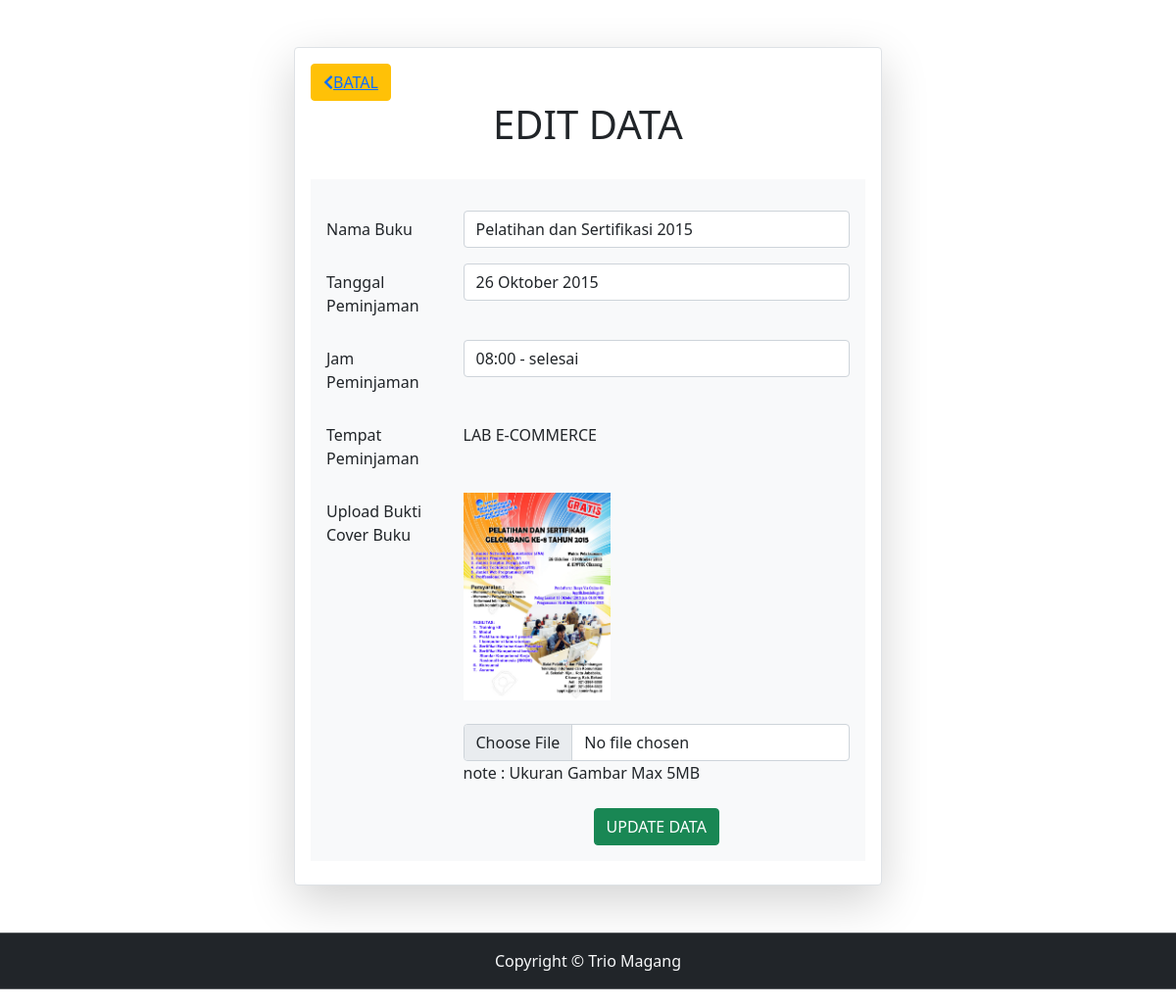
Page /edit.php?id=17 on the committed database.
### tables this page shows
CREATE TABLE `arsip` (
  `no` int(11) NOT NULL,
  `nama` varchar(250) NOT NULL,
  `tanggal` varchar(250) NOT NULL,
  `waktu` varchar(100) NOT NULL,
  `tempat` varchar(100) NOT NULL,
  `gambar` varchar(100) NOT NULL
);

### functions.php (called while the page is built, shortened)
<?php
$koneksi = mysqli_connect("localhost", "root", "", "bismillah");
function query($query) {
	global $koneksi;
	$result = mysqli_query($koneksi, $query);
	$rows = [];
	while( $row = mysqli_fetch_assoc($result) ) {
		$rows[] = $row;
	}
	return $rows;
}
?>

### edit.php (the view, shortened to what this page needs)
<?php
require 'functions.php';
$no = $_GET["id"];
$kegiatan = query("SELECT * FROM arsip WHERE no = $no")[0];
?>
<!DOCTYPE html>
<html>
<head>
    <link href="https://cdn.jsdelivr.net/npm/bootstrap@5.0.2/dist/css/bootstrap.min.css" rel="stylesheet">
    <link rel="stylesheet" href="https://cdnjs.cloudflare.com/ajax/libs/font-awesome/5.15.3/css/all.min.css" />
</head>
<body>
	    <div class="w-50 mx-auto border p-3 mt-5 mb-5  shadow-lg p-3 mb-5 bg-body rounded">
	<button type="submit" name="submit" class="btn btn-warning"><a href="index.php"><i class="fas fa-chevron-left"></i>BATAL</a></button>
	<center><h1>EDIT DATA</h1></center><br>
	<form class="p-3 mb-2 bg-light text-dark" action="" method="post" enctype="multipart/form-data">
<div class="row mt-3">
				<label for="nama" class="col-sm-3 col-form-label">Nama Buku  </label>
				<div class="col-sm-9">
				<input type="text" name="nama" id="nama" placeholder="Masukkan Nama Buku" class="form-control" required value="<?= $kegiatan["nama"]; ?>">
			</div>
		</div>
<div class="row mt-3">
				<label for="tanggal" class="col-sm-3 col-form-label">Tanggal Peminjaman  </label>
				<div class="col-sm-9">
				<input type="text" name="tanggal" id="tanggal" placeholder="Masukkan Tanggal Peminjaman" class="form-control" required value="<?= $kegiatan["tanggal"]; ?>">
			</div>
		</div>
<div class="row mt-3">
				<label for="waktu" class="col-sm-3 col-form-label">Jam Peminjaman  </label>
				<div class="col-sm-9">
				<input type="text" name="waktu" id="waktu" placeholder="Masukkan Jam Peminjaman" class="form-control" required value="<?= $kegiatan["waktu"]; ?>">
			</div>
		</div>
<div class="row mt-3">
				<label for="tempat" class="col-sm-3 col-form-label">Tempat Peminjaman  </label>
				<div class="col-sm-9">
				<input type="text" name="tempat" id="tempat" placeholder="Masukkan Kode Barang" readonly class="form-control-plaintext" required value="<?= $kegiatan["tempat"]; ?>">
			</div>
		</div>
<div class="row mt-3">
				<label for="gambar" class="col-sm-3 col-form-label">Upload Bukti Cover Buku  </label><br>
				<div class="col-sm-9">
				<img width="150" src="img/<?= $kegiatan['gambar']; ?>"><br><br>
				<input type="file" name="gambar" id="gambar" placeholder="Masukkan Kode Barang" class="form-control">
				note : Ukuran Gambar Max 5MB
				<br><br>
				<center><button type="submit" name="submit" class="btn btn-success">UPDATE DATA</button></center>
			</div>
		</div>
	</form>
</div>
	<div class="text-light bg-dark">
		<hr>
		<center>
			<font style="bold">
				Copyright &copy; Trio Magang
			</font>
		</center>
		<hr>
	</div>
</body>
</html>

### rows in the picture
arsip: nama "Pelatihan dan Sertifikasi 2015", tanggal "26 Oktober 2015", waktu "08:00 - selesai", tempat "LAB E-COMMERCE", gambar (picture)
